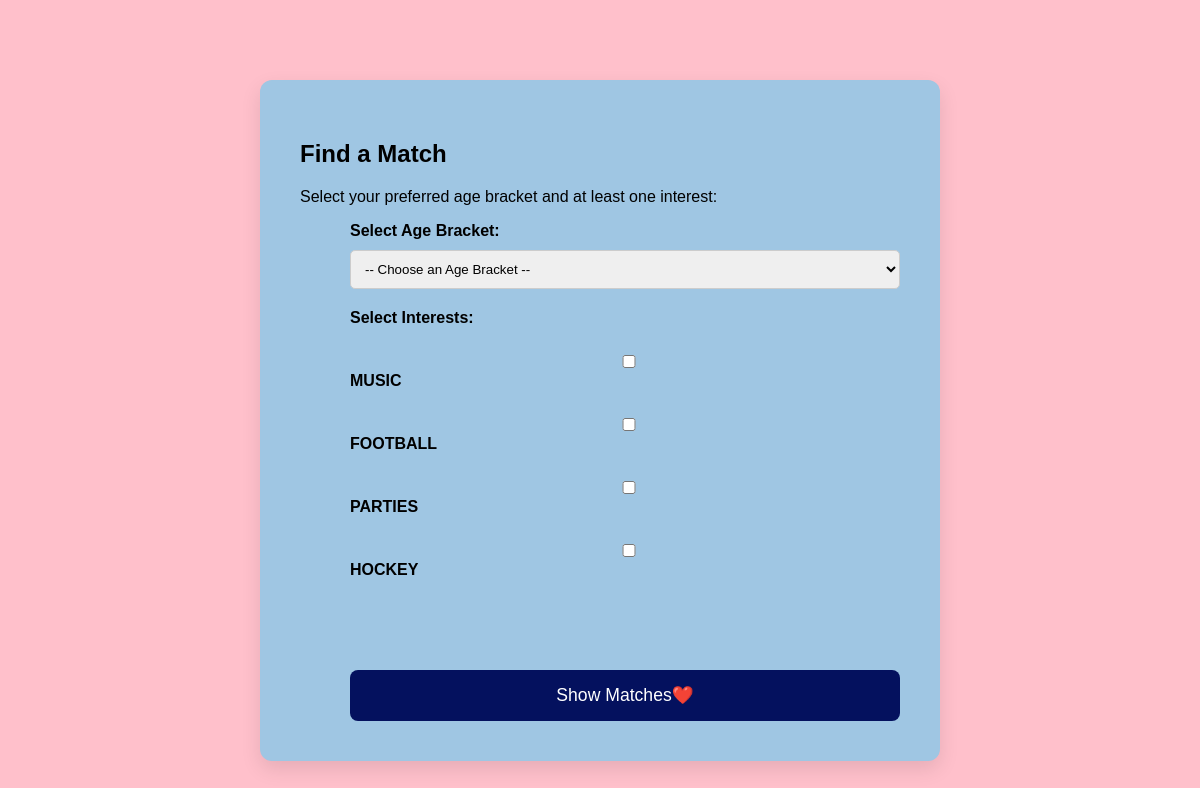
The app's page /choose-interest/ (signed in) with its own data.
### match/models.py (models this page shows, shortened)
class Interest(models.Model):
    name = models.CharField(max_length=50)

### match/views.py (the view, shortened to what this page needs)
# urls.py: path('choose-interest/', views.choose_interest, name='choose_interest'),
@login_required
def choose_interest(request):
    return render(request, 'choose_interest.html', {
        'interests': Interest.objects.all()
    })

### match/templates/choose_interest.html (shortened to what this page needs)
<!DOCTYPE html>
<html lang="en">
<head>
    <link rel="stylesheet" href="/static/styles.css">
</head>
<body class="bg-light">
<div class="container mt-5">
    <div class="custom-card text-center">
        <h2 class="mb-4">Find a Match</h2>
        <p>Select your preferred age bracket and at least one interest:</p>
        <form method="post">
            <div class="form-group">
                <label for="age_bracket">Select Age Bracket:</label>
                <select name="age_bracket" class="form-control" required>
                    <option value="">-- Choose an Age Bracket --</option>
                </select>
            </div>
            <div class="form-group mt-4 text-left">
                <label>Select Interests:</label><br>
                {% for interest in interests %}
                    <label>
                        <input type="checkbox" name="interests" value="{{ interest.id }}">
                        {{ interest.name }}
                    </label><br>
                {% endfor %}
            </div>
            <br>
            <div class="dashboard-buttons">
                <button type="submit" class="btn-dashboard">Show Matches❤️</button>
            </div>
        </form>
    </div>
</div>
</body>
</html>

### match/static/styles.css (style rules this page uses)
html, body { width: 100%; height: 100%; margin: 0; padding: 0; }
body { font-family: Arial, sans-serif; margin: 0; padding: 0; position: relative; z-index: 0; }
.custom-card { background-color: rgb(159, 198, 227); padding: 40px; border-radius: 12px; width: 100%; max-width: 600px; margin: 0 auto; box-shadow: 0 8px 20px rgba(0, 0, 0, 0.1); }
form { display: flex; flex-direction: column; margin-left: 50px; }
.form-group { margin-bottom: 20px; }
label { font-weight: bold; display: block; margin-bottom: 5px; }
input, select, textarea { width: 100%; padding: 10px; border: 1px solid #ccc; border-radius: 5px; margin-top: 5px; }
.dashboard-buttons { display: flex; flex-direction: column; gap: 20px; margin-top: 30px; }
.btn-dashboard { background-color: #04115e; color: white; padding: 15px; font-size: 1.1rem; border: none; border-radius: 8px; text-decoration: none; transition: background-color 0.3s ease; }
.container { min-height: 100vh; display: flex; flex-direction: column; justify-content: space-between; height: 100vh; padding: 40px; box-sizing: border-box; background-color: #ffc0cb; }
.bg-light { min-height: 100vh; display: flex; flex-direction: column; justify-content: space-between; height: 100vh; padding: 40px; box-sizing: border-box; background-color: #ffc0cb; }

### records on screen
Interest: name "MUSIC"
Interest: name "FOOTBALL"
Interest: name "PARTIES"
Interest: name "HOCKEY"
